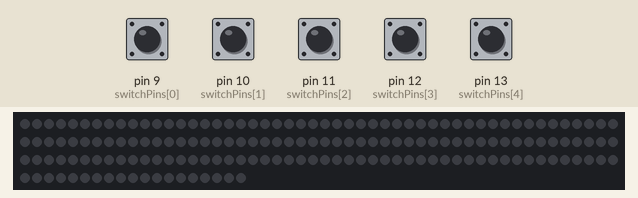
Simulated run of this program. Board: Arduino Uno, built with avr-gcc and run on an emulated ATmega328P. Shown: 169 RGB LEDs in strip order, left to right, continuing on the next row. The test bench sets the inputs (shaded band); at power-on: pin 9 (switchPins[0]), pin 10 (switchPins[1]), pin 11 (switchPins[2]), pin 12 (switchPins[3]), pin 13 (switchPins[4]) HIGH. The strip is taken to match the declared colour order.

Above: at 1.2 s.
1.3 s: pin 9 (switchPins[0]) pulled LOW for 0.15 s
At 1.38 s:
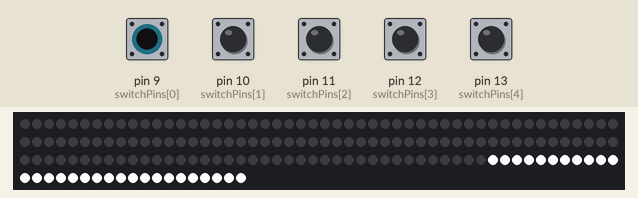
2.9 s: pin 10 (switchPins[1]) pulled LOW for 0.15 s
At 2.98 s:
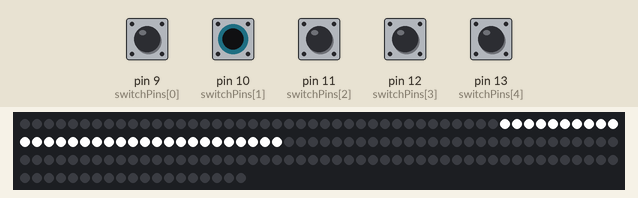
4.5 s: pin 11 (switchPins[2]) pulled LOW for 0.15 s
At 4.58 s:
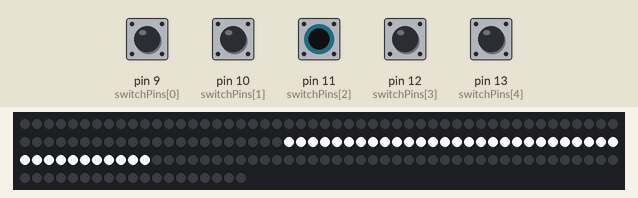
6.1 s: pin 12 (switchPins[3]) pulled LOW for 0.15 s
At 6.18 s:
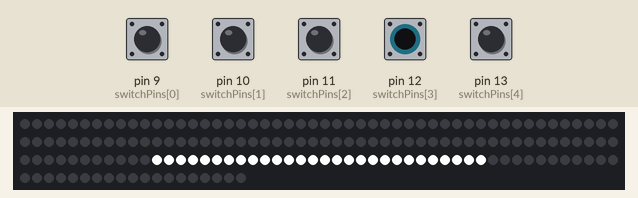
7.7 s: pin 13 (switchPins[4]) pulled LOW for 0.15 s
At 7.78 s:
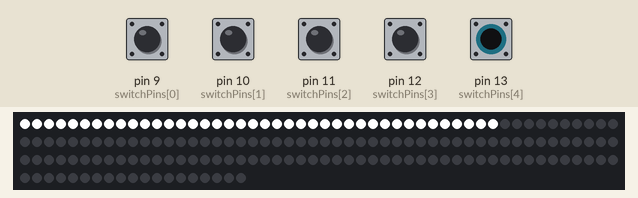
9.3 s: pin 9 (switchPins[0]) driven LOW and pin 10 (switchPins[1]) driven LOW and pin 11 (switchPins[2]) driven LOW and pin 12 (switchPins[3]) driven LOW and pin 13 (switchPins[4]) driven LOW
At 10.5 s:
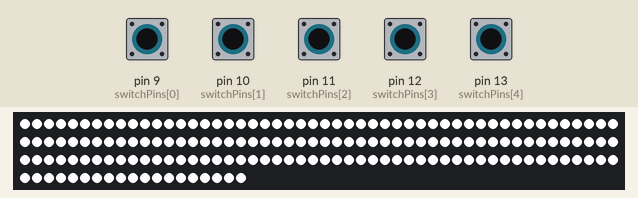
Timing chart, 0 to 11.8 s (numbered marks = the images above; inputs shaded):
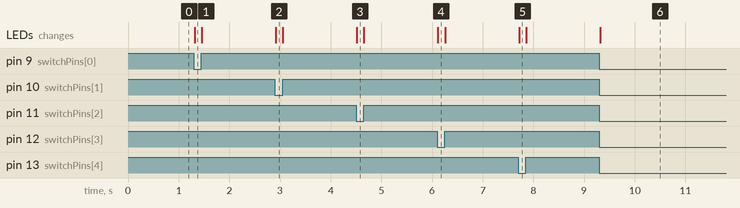

The program:

main.cpp
```cpp
#include <Adafruit_NeoPixel.h>

#define LED_PIN 3
#define NUM_LEDS 169

// Switch pins
const uint8_t switchPins[] = {9, 10, 11, 12, 13};
const uint8_t NUM_SWITCHES = 5;

// Segment structure
struct Segment
{
  uint16_t start;
  uint16_t end;
};

// LED segments mapped to switches (same order)
const Segment segments[NUM_SWITCHES] = {
    {139, 169}, // TOP
    {40, 72},   // LEFT
    {72, 111},  // MIDDLE
    {111, 139}, // RIGHT
    {0, 40}     // BOTTOM
};

Adafruit_NeoPixel strip(NUM_LEDS, LED_PIN, NEO_RGBW + NEO_KHZ800);

// Colors
uint32_t WHITE;
uint32_t OFF;

void setup()
{
  // Initialize switch pins
  for (uint8_t i = 0; i < NUM_SWITCHES; i++)
  {
    pinMode(switchPins[i], INPUT_PULLUP);
  }

  strip.begin();

  // Initialize colors AFTER strip.begin()
  WHITE = strip.Color(0, 0, 0, 255);
  OFF = strip.Color(0, 0, 0, 0);

  strip.show(); // Turn everything off
}

void loop()
{
  for (uint8_t i = 0; i < NUM_SWITCHES; i++)
  {
    bool isPressed = (digitalRead(switchPins[i]) == LOW);
    uint32_t color = isPressed ? WHITE : OFF;

    for (uint16_t led = segments[i].start; led < segments[i].end; led++)
    {
      strip.setPixelColor(led, color);
    }
  }

  strip.show();
}
```

Measured:
- after the input at 1.3 s, the LEDs: change at once (image 1)
- after the input at 2.9 s, the LEDs: change at once (image 2)
- after the input at 4.5 s, the LEDs: change at once (image 3)
- after the input at 6.1 s, the LEDs: change at once (image 4)
- after the input at 7.7 s, the LEDs: change at once (image 5)
- after the input at 9.3 s, the LEDs: change at once (image 6)
